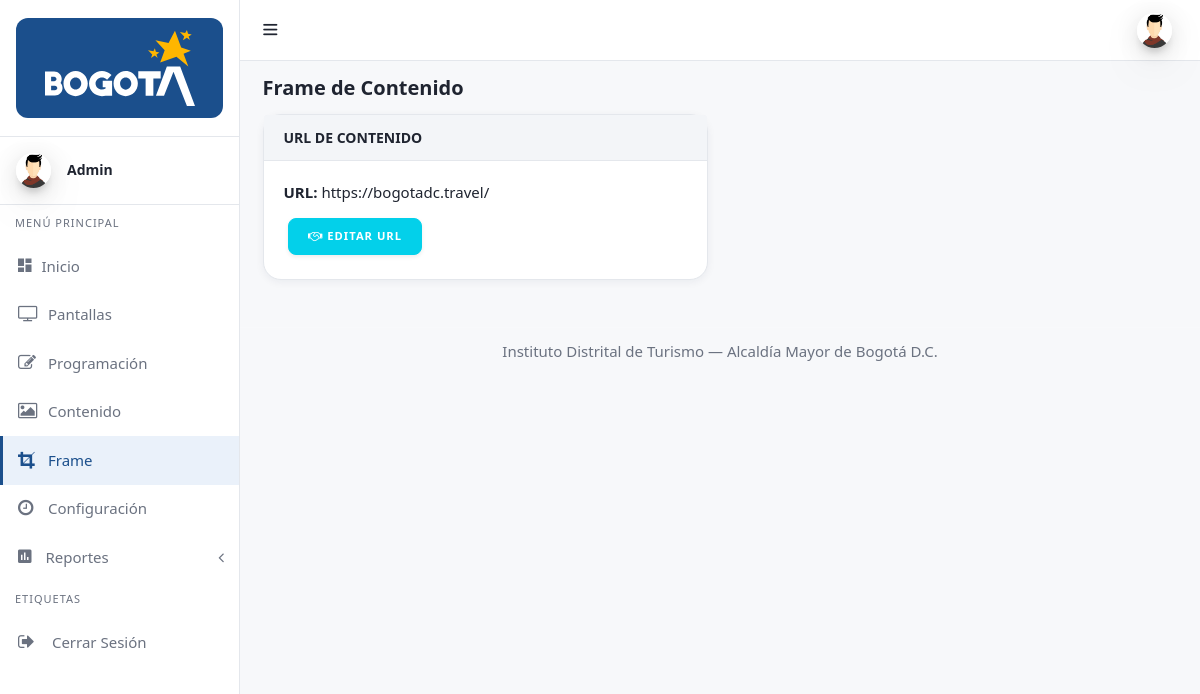
Screenshot of /admin/frame.php (signed in) with the database file from the repository.
### tables this page shows
CREATE TABLE `usuarios` (
  `ID` int(11) NOT NULL,
  `Nombre` varchar(80) NOT NULL,
  `Correo` varchar(80) NOT NULL,
  `Foto_Usuario` varchar(80) NOT NULL,
  `Funcion` int(11) NOT NULL,
  `Password` varchar(50) NOT NULL
);

CREATE TABLE `frame` (
  `ID` int(11) NOT NULL,
  `URL` varchar(150) NOT NULL,
  `Fecha-Modificacion` datetime NOT NULL,
  `Usuario` varchar(50) NOT NULL
);

### admin/assets/php/menu_lateral.php (the view, shortened to what this page needs)
<?php
function idt_avatar($foto, $correo, $class = '', $variant = 'circle') {
	$foto = trim((string) $foto);
	if ($foto !== '' && file_exists(__DIR__ . '/../../' . $foto)) {
		return '<img class="' . htmlspecialchars($class) . '" src="' . htmlspecialchars($foto) . '" alt="Foto de perfil">';
	}
	$inicial = strtoupper(substr(trim((string) $correo), 0, 1));
	$variantClass = $variant === 'block' ? 'avatar-initial-block' : 'avatar-initial';
	return '<span class="' . $variantClass . ' ' . htmlspecialchars($class) . '">' . htmlspecialchars($inicial) . '</span>';
}
?>
<div id="sidebar-wrapper" data-simplebar="" data-simplebar-auto-hide="true">
	<div class="brand-logo">
      <a href="index.php" class="brand-logo-link">
       <span class="brand-plate">
         <img src="assets/images/logo-bogota.svg" class="brand-logo-svg" alt="Bogotá">
       </span>
     </a>
   </div>
   <div class="user-details">
	  <div class="media align-items-center user-pointer collapsed" data-toggle="collapse" data-target="#user-dropdown">
	    <div class="avatar">
			<?php echo idt_avatar($foto_user, $mail_user, 'mr-3 side-user-img'); ?>
		  </div>
	     <div class="media-body">
	     <h6 class="side-user-name"><?php echo $name_user; ?></h6>
	    </div>
       </div>
     </div>
      <ul class="sidebar-menu do-nicescrol">
      <li class="sidebar-header">MENÚ PRINCIPAL</li>
      <li>
        <a href="inicio.php" class="waves-effect">
          <i class="zmdi zmdi-view-dashboard"></i><span>Inicio</span>
        </a>
      </li>
	  <li>
        <a href="modulos.php" class="waves-effect">
          <i class="fa fa-tv"></i><span>Pantallas</span>
        </a>
      </li>
	  <li>
        <a href="programacion.php" class="waves-effect">
		  <i class="fa fa-pencil-square-o "></i><span>Programación</span>
        </a>
      </li>
	  <li>
        <a href="contenido.php" class="waves-effect">
          <i class="fa fa-picture-o"></i><span>Contenido</span>
        </a>
      </li>
	  <li>
        <a href="frame.php" class="waves-effect">
          <i class="fa fa-crop"></i><span>Frame</span>
        </a>
      </li>
	  <li>
        <a href="configuracion.php" class="waves-effect">
          <i class="fa fa-clock-o"></i><span>Configuración</span>
        </a>
      </li>
	<?php
		if($funcion_user == 'Administrador'){
			echo '
	<li>
        <a href="javaScript:void();" class="waves-effect">
          <i class="zmdi zmdi-chart"></i> <span>Reportes</span>
          <i class="fa fa-angle-left pull-right"></i>
        </a>
        <ul class="sidebar-submenu">
          <li>
			  <a href="reporte_tabla.php"><i class="zmdi zmdi-long-arrow-right"></i> Reporte General</a>
		  </li>
		  <li>
			  <a href="reporte_visitantes.php"><i class="zmdi zmdi-long-arrow-right"></i> Reporte de Visitantes</a>
		  </li>
		  <li>
			  <a href="reporte_pantallas.php"><i class="zmdi zmdi-long-arrow-right"></i> Reporte de Pantallas</a>
		  </li>
          <li>
            <a href="javaScript:void();"><i class="zmdi zmdi-long-arrow-right"></i> Estadisticas de Uso <i class="fa fa-angle-left pull-right"></i></a>
            <ul class="sidebar-submenu">
			  <li><a href="reporte_charts_genero.php"><i class="zmdi zmdi-long-arrow-right"></i> Por Genero</a></li>
			  <li><a href="reporte_charts_tiempo.php"><i class="zmdi zmdi-long-arrow-right"></i> Por Tiempo</a></li>
			  <li><a href="reporte_charts_edad.php"><i class="zmdi zmdi-long-arrow-right"></i> Por Edad</a></li>
            </ul>
          </li>
        </ul>
      </li>
			';
		}
	?>
      <li class="sidebar-header">ETIQUETAS</li>
      <li>
		  <a href="assets/php/logout.php" class="waves-effect"><i class="fa fa-sign-out"></i>
		  <span>Cerrar Sesión</span></a>
	   </li>
    </ul>
   </div>

### admin/frame.php (shortened to what this page needs)
<?php
include 'assets/php/Conexion_DB.php';
$id = $_SESSION['id_Correo'];
$sql = "SELECT usuarios.ID, usuarios.Nombre, usuarios.Correo, usuarios.Foto_Usuario, funciones_usuario.Funcion FROM usuarios INNER JOIN funciones_usuario ON usuarios.Funcion = funciones_usuario.ID WHERE usuarios.ID = '$id' ";
$resultado = mysqli_query($conexion, $sql);
$datos = mysqli_fetch_array($resultado);
$name_user = $datos['Nombre'];
$mail_user = $datos['Correo'];
$foto_user = $datos['Foto_Usuario'];
$funcion_user = $datos['Funcion'];
$sql_categoria = "SELECT * FROM `frame`";
$consulta_categoria = mysqli_query($conexion, $sql_categoria);
?>
<!DOCTYPE html>
<html lang="es">
<head>
  <link rel="stylesheet" type="text/css" href="assets/plugins/jquery.steps/css/jquery.steps.css">
  <link href="assets/plugins/simplebar/css/simplebar.css" rel="stylesheet"/>
  <link href="assets/css/bootstrap.min.css" rel="stylesheet"/>
  <link href="assets/css/animate.css" rel="stylesheet" type="text/css"/>
  <link href="assets/css/icons.css" rel="stylesheet" type="text/css"/>
  <link href="assets/css/sidebar-menu.css" rel="stylesheet"/>
  <link href="assets/css/app-style.css" rel="stylesheet"/>
</head>
<body class="bg-theme bg-theme2">
 <div id="wrapper">
	 <?php include 'assets/php/menu_lateral.php' ?>
	 <?php include 'assets/php/menu_superior.php' ?>
  <div class="content-wrapper">
    <div class="container-fluid">
     <div class="row pt-2 pb-2">
        <div class="col-sm-9">
			<h4 class="page-title">Frame de Contenido</h4>
	   </div>
     </div>
<div class="row">
		<?php
			while($datos_categoria = mysqli_fetch_array($consulta_categoria)){
				$categoria = $datos_categoria['URL'];
		?>
		<div class="col-lg-6">
          <div class="card">
			<div class="card-header text-uppercase">URL de Contenido</div>
            <div class="card-body">
				<p class="text-left"><strong>URL: </strong><?php echo $categoria; ?></p>
			  <a class="btn btn-info waves-effect waves-light m-1" href="editar_frame.php"><i class='fa fa-handshake-o'></i> Editar URL</a>
            </div>
          </div>
        </div>
		<?php } ?>
    </div>
    </div>
   </div>
	<footer class="footer">
      <div class="container">
        <div class="text-center">
          Instituto Distrital de Turismo — Alcaldía Mayor de Bogotá D.C.
        </div>
      </div>
    </footer>
  </div>
</body>
</html>

### admin/assets/css/sidebar-menu.css (style rules this page uses)
.sidebar-menu { list-style: none; margin: 0; padding: 0; background-color: transparent; }
.sidebar-menu>li { position: relative; margin: 0; padding: 0; }
.sidebar-menu>li>a { padding: 13px 5px 13px 15px; display: block; border-left: 3px solid transparent; color: rgba(255, 255, 255, 0.65); font-size: 15px; }
.sidebar-menu>li>a>.fa { width: 20px; }
.sidebar-menu>li:hover>a, .sidebar-menu>li.active>a { color: #ffffff; background: rgba(255, 255, 255, 0.15); border-left-color: #ffffff; }
.sidebar-menu li.sidebar-header { padding: 10px 25px 10px 15px; font-size: 12px; color: rgba(255, 255, 255, 0.5); }
.sidebar-menu li>a>.fa-angle-left { width: auto; height: auto; padding: 0; margin-right: 10px; margin-top: 3px; }
.sidebar-menu a { color: #b8c7ce; text-decoration: none; }

### rows the page displays
usuarios: Foto_Usuario (picture), Nombre "Admin"
frame: URL "https://bogotadc.travel/"
